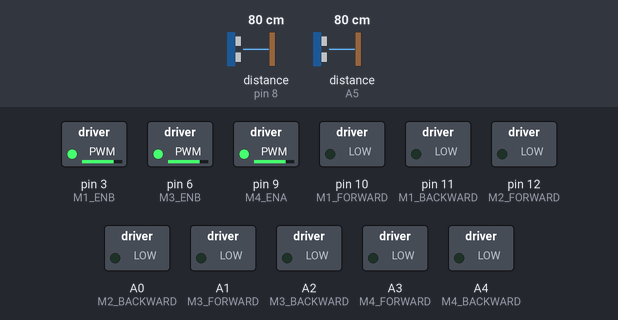
Simulated run of this sketch. Board: Arduino Uno, built with avr-gcc and run on an emulated ATmega328P. Parts: switched loads named in the sketch (green lamp = pin HIGH). Inputs (shaded band) come from the test bench; at power-on: distance to the obstacle (sensors on pin 8, A5) 80 cm. The echo pulse lasts 58.3 µs per cm; pins used as bus, display or sensor lines are not drawn.

Above: at 0.1 s.
At 5.1 s:
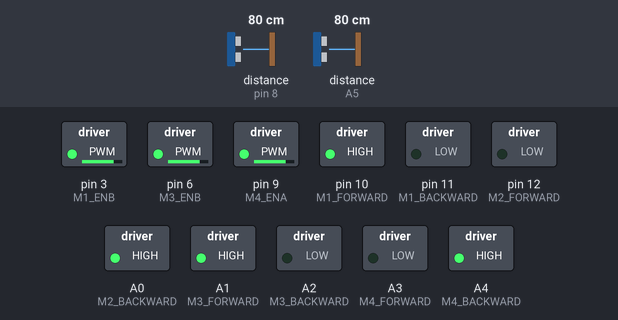
At 38.26 s:
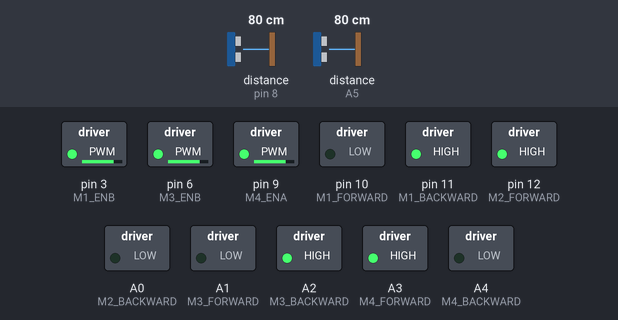
Timing chart, 0 to 40.0 s (numbered marks = the images above):
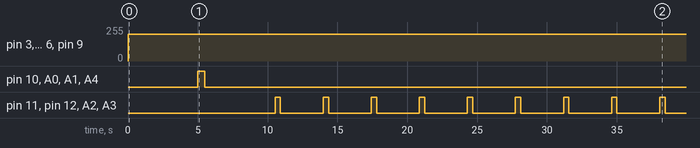

Measured:
- by itself, pin 3 (M1_ENB), pin 6 (M3_ENB), pin 9 (M4_ENA): 0/255 → 200/255 at 0.00 s
- by itself, pin 10 (M1_FORWARD), A0 (M2_BACKWARD), A1 (M3_FORWARD), A4 (M4_BACKWARD): LOW → HIGH at 5.0 s, → LOW 0.50 s later
- by itself, pin 11 (M1_BACKWARD), pin 12 (M2_FORWARD), A2 (M3_BACKWARD), A3 (M4_FORWARD): LOW → HIGH at 10.5 s, → LOW 0.38 s later, → HIGH 3.1 s later, → LOW 0.38 s later, … (18 changes in this stretch)

The sketch:

steb004.04.ino
```cpp
#include <NewPing.h>

//PIN CONFIGURATION FOR ULTRASONIC SENSOR
#define X_TRIGGER_PIN  2
#define X_ECHO_PIN     4

#define Y_TRIGGER_PIN  7
#define Y_ECHO_PIN     8

#define XD_TRIGGER_PIN  13
#define XD_ECHO_PIN     0

#define YD_TRIGGER_PIN  5  //for temp
#define YD_ECHO_PIN     A5

//MOTOR DRIVER PIN CONFIGURATION
#define M1_FORWARD 10
#define M1_BACKWARD 11

#define M2_FORWARD 12
#define M2_BACKWARD A0

#define M3_FORWARD  A1
#define M3_BACKWARD A2

#define M4_FORWARD A3
#define M4_BACKWARD A4

#define M1_ENB 3
#define M2_ENA 5

#define M3_ENB 6
#define M4_ENA 9


//MAXIMUM DISTANCE FOR ULTARSONIC SENSOR
#define MAX_DISTANCE 4000

//PARAMETERS
float X_PING_DISTACE;
float Y_PING_DISTACE;
float XD_PING_DISTACE;
float YD_PING_DISTACE;

int W0 = 300;
int W = 0;
int DW = 0;
int Temp_w;
int caliber_w01 =0;
int caliber_w02 = 0;
int caliber_w1 = 0;
int caliber_w2 = 0;
int count = 0;
int fixing_w01 = 0;
int fixing_w02 = 0;
int fixTemp_w01 =0;
int fixTemp_w02 =0;
int fixTemp_w1 = 0;
int fixTemp_w2 = 0;

//INTERNAL PARAMETERS
int X_OFFSET = 25;
int Y_OFFSET = 40;

//ultrasnoic oject creation
NewPing sonar_X(X_TRIGGER_PIN, X_ECHO_PIN, MAX_DISTANCE);
NewPing sonar_Y(Y_TRIGGER_PIN, Y_ECHO_PIN, MAX_DISTANCE);
NewPing sonar_XD(XD_TRIGGER_PIN, XD_ECHO_PIN, MAX_DISTANCE);
NewPing sonar_YD(YD_TRIGGER_PIN, YD_ECHO_PIN, MAX_DISTANCE);

void setup() {
  Serial.begin(115200);
  //MOTOR DRIVER PIN CONFIGURATION
  pinMode(M1_FORWARD,OUTPUT);
  pinMode(M1_BACKWARD,OUTPUT);

  pinMode(M2_FORWARD,OUTPUT);
  pinMode(M2_BACKWARD,OUTPUT);

  pinMode(M3_FORWARD,OUTPUT);
  pinMode(M3_BACKWARD,OUTPUT);

  pinMode(M4_FORWARD,OUTPUT);
  pinMode(M4_BACKWARD,OUTPUT);

  pinMode(M1_ENB, OUTPUT);
  pinMode(M2_ENA, OUTPUT);

  pinMode(M3_ENB, OUTPUT);
  pinMode(M4_ENA, OUTPUT);

  //SPEED CONTROL
  analogWrite(M1_ENB,200);
  analogWrite(M2_ENA,200);
  analogWrite(M3_ENB,200);
  analogWrite(M4_ENA,200);

  //MOTOR DRIVER INITIAL CONDITION
  digitalWrite(M1_FORWARD,LOW);
  digitalWrite(M1_BACKWARD,LOW);

  digitalWrite(M2_FORWARD,LOW);
  digitalWrite(M2_BACKWARD,LOW);

  digitalWrite(M3_FORWARD,LOW);
  digitalWrite(M3_BACKWARD,LOW);

  digitalWrite(M4_FORWARD,LOW);
  digitalWrite(M4_BACKWARD,LOW);
  //////////////////////////////////
  //steb
  //step_1_calulate_y_and_yd_distance
  delay(1000);
  Y_PING_DISTACE = sonar_Y.ping_cm();
  delay(1000);
  YD_PING_DISTACE = sonar_YD.ping_cm();
  delay(1000);

//store values
caliber_w01 = Y_PING_DISTACE;
caliber_w02 = YD_PING_DISTACE;

//step_1(choice)
  delay(2000);

  //engine stop
  digitalWrite(M1_FORWARD,LOW);
  digitalWrite(M1_BACKWARD,LOW);

  digitalWrite(M2_FORWARD,LOW);
  digitalWrite(M2_BACKWARD,LOW);

  digitalWrite(M3_FORWARD,LOW);
  digitalWrite(M3_BACKWARD,LOW);

  digitalWrite(M4_FORWARD,LOW);
  digitalWrite(M4_BACKWARD,LOW);

  //step_2(couter_clock)
  digitalWrite(M1_FORWARD,HIGH);
  digitalWrite(M1_BACKWARD,LOW);

  digitalWrite(M2_FORWARD,LOW);
  digitalWrite(M2_BACKWARD,HIGH);

  digitalWrite(M3_FORWARD,HIGH);
  digitalWrite(M3_BACKWARD,LOW);

  digitalWrite(M4_FORWARD,LOW);
  digitalWrite(M4_BACKWARD,HIGH);
  delay(500);

  //stop engin
  digitalWrite(M1_FORWARD,LOW);
  digitalWrite(M1_BACKWARD,LOW);

  digitalWrite(M2_FORWARD,LOW);
  digitalWrite(M2_BACKWARD,LOW);

  digitalWrite(M3_FORWARD,LOW);
  digitalWrite(M3_BACKWARD,LOW);

  digitalWrite(M4_FORWARD,LOW);
  digitalWrite(M4_BACKWARD,LOW);

  //step_3(check_y_yd)
  delay(1000);
  Y_PING_DISTACE = sonar_Y.ping_cm();
  delay(1000);
  YD_PING_DISTACE = sonar_YD.ping_cm();
  delay(1000);

  //temp store
  caliber_w1 = Y_PING_DISTACE;
  caliber_w2 = YD_PING_DISTACE;

  //step 4
  if(caliber_w1 < caliber_w01){

    //for avg
    int caliber_w1_sum = 0;
    int caliber_w2_sum = 0;

    while(!(caliber_w1 >= caliber_w01)){
      //stop engin
      digitalWrite(M1_FORWARD,LOW);
      digitalWrite(M1_BACKWARD,LOW);

      digitalWrite(M2_FORWARD,LOW);
      digitalWrite(M2_BACKWARD,LOW);

      digitalWrite(M3_FORWARD,LOW);
      digitalWrite(M3_BACKWARD,LOW);

      digitalWrite(M4_FORWARD,LOW);
      digitalWrite(M4_BACKWARD,LOW);

      //(couter_clock)
      digitalWrite(M1_FORWARD,HIGH);
      digitalWrite(M1_BACKWARD,LOW);

      digitalWrite(M2_FORWARD,LOW);
      digitalWrite(M2_BACKWARD,HIGH);

      digitalWrite(M3_FORWARD,HIGH);
      digitalWrite(M3_BACKWARD,LOW);

      digitalWrite(M4_FORWARD,LOW);
      digitalWrite(M4_BACKWARD,HIGH);
      delay(200);

      //stop
      digitalWrite(M1_FORWARD,LOW);
      digitalWrite(M1_BACKWARD,LOW);

      digitalWrite(M2_FORWARD,LOW);
      digitalWrite(M2_BACKWARD,LOW);

      digitalWrite(M3_FORWARD,LOW);
      digitalWrite(M3_BACKWARD,LOW);

      digitalWrite(M4_FORWARD,LOW);
      digitalWrite(M4_BACKWARD,LOW);
      delay(50);

      delay(1000);
      Y_PING_DISTACE = sonar_Y.ping_cm();
      delay(1000);
      YD_PING_DISTACE = sonar_YD.ping_cm();
      delay(1000);

      //temp store
      caliber_w1 = Y_PING_DISTACE;
      delay(50);
      caliber_w1_sum = caliber_w1_sum + caliber_w1;
      delay(50);
      caliber_w2 = YD_PING_DISTACE;
      delay(50);
      caliber_w2_sum = caliber_w2_sum + caliber_w2;
      delay(50);
      count = count + 1;
      delay(50);
    }
    //stop
    digitalWrite(M1_FORWARD,LOW);
    digitalWrite(M1_BACKWARD,LOW);

    digitalWrite(M2_FORWARD,LOW);
    digitalWrite(M2_BACKWARD,LOW);

    digitalWrite(M3_FORWARD,LOW);
    digitalWrite(M3_BACKWARD,LOW);

    digitalWrite(M4_FORWARD,LOW);
    digitalWrite(M4_BACKWARD,LOW);
    delay(50);
    //calculating fixing coordinates
    int tempFix_W01 = 0;
    tempFix_W01 = (caliber_w1_sum / count );
    fixing_w01 = (tempFix_W01 - 6.5);
    delay(50);
  }
//*************************************************//
//*************************************************//
//fixing
    fixTemp_w01 = Y_PING_DISTACE;
    fixTemp_w02 = YD_PING_DISTACE;

      //stop
      digitalWrite(M1_FORWARD,LOW);
      digitalWrite(M1_BACKWARD,LOW);

      digitalWrite(M2_FORWARD,LOW);
      digitalWrite(M2_BACKWARD,LOW);

      digitalWrite(M3_FORWARD,LOW);
      digitalWrite(M3_BACKWARD,LOW);

      digitalWrite(M4_FORWARD,LOW);
      digitalWrite(M4_BACKWARD,LOW);

      //calculation of distance
      Y_PING_DISTACE = sonar_Y.ping_cm();
      delay(1000);
      YD_PING_DISTACE = sonar_YD.ping_cm();
      delay(1000);

      fixTemp_w1 = Y_PING_DISTACE;
      fixTemp_w2 = YD_PING_DISTACE;

        while(!(fixTemp_w1 <= fixing_w01)){
        //stop
        digitalWrite(M1_FORWARD,LOW);
        digitalWrite(M1_BACKWARD,LOW);

        digitalWrite(M2_FORWARD,LOW);
        digitalWrite(M2_BACKWARD,LOW);

        digitalWrite(M3_FORWARD,LOW);
        digitalWrite(M3_BACKWARD,LOW);

        digitalWrite(M4_FORWARD,LOW);
        digitalWrite(M4_BACKWARD,LOW);

        //delay weigth
        Temp_w = (fixing_w02 - YD_PING_DISTACE);
        int fix_offset = 0;
        fix_offset = abs(Temp_w);
        W = fix_offset + 1;
        DW = (W0 + W );

        //(clock)
        digitalWrite(M1_FORWARD,LOW);
        digitalWrite(M1_BACKWARD,HIGH);

        digitalWrite(M2_FORWARD,HIGH);
        digitalWrite(M2_BACKWARD,LOW);

        digitalWrite(M3_FORWARD,LOW);
        digitalWrite(M3_BACKWARD,HIGH);

        digitalWrite(M4_FORWARD,HIGH);
        digitalWrite(M4_BACKWARD,LOW);
        delay(DW);

        //stop
        digitalWrite(M1_FORWARD,LOW);
        digitalWrite(M1_BACKWARD,LOW);

        digitalWrite(M2_FORWARD,LOW);
        digitalWrite(M2_BACKWARD,LOW);

        digitalWrite(M3_FORWARD,LOW);
        digitalWrite(M3_BACKWARD,LOW);

        digitalWrite(M4_FORWARD,LOW);
        digitalWrite(M4_BACKWARD,LOW);


        delay(1000);
        Y_PING_DISTACE = sonar_Y.ping_cm();
        delay(1000);
        YD_PING_DISTACE = sonar_YD.ping_cm();
        delay(1000);
        fixTemp_w1 = Y_PING_DISTACE;
        fixTemp_w2 = YD_PING_DISTACE;
        delay(50);

    }

  //stop engin
      digitalWrite(M1_FORWARD,LOW);
      digitalWrite(M1_BACKWARD,LOW);

      digitalWrite(M2_FORWARD,LOW);
      digitalWrite(M2_BACKWARD,LOW);

      digitalWrite(M3_FORWARD,LOW);
      digitalWrite(M3_BACKWARD,LOW);

      digitalWrite(M4_FORWARD,LOW);
      digitalWrite(M4_BACKWARD,LOW);
      delay(1000);
}

void loop() {


}
```
